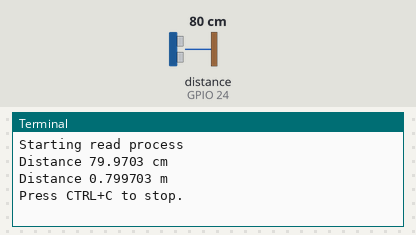
This program was run on a simulated Raspberry Pi (BCM pin numbers). Parts: the last lines printed to the terminal. The test bench sets the inputs (shaded band); at power-on: distance to the obstacle (sensor on GPIO 24) 80 cm. The echo pulse lasts 58.3 µs per cm; the clock reads 2024-03-15 10:24:30 at power-on unless the program sets it.

Above: at 1.2 s.
1.3 s: distance to the obstacle (sensor on GPIO 24) set to 2 cm
At 2.9 s:
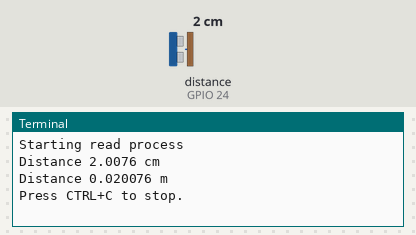
3.4 s: distance to the obstacle (sensor on GPIO 24) set to 4 cm
At 4.2 s:
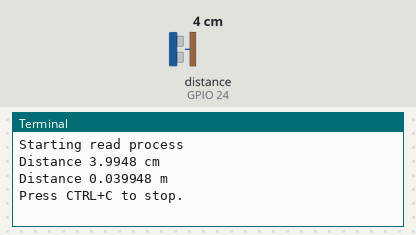
Timing chart, 0 to 6.4 s (numbered marks = the images above; inputs shaded):
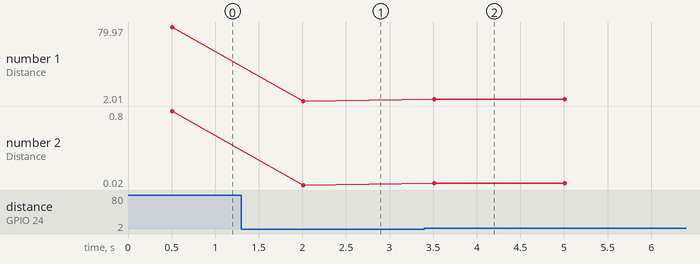

The program:

sonic_sensor.py
```python
import time
import RPi.GPIO as GPIO

# use BCM GPIO references instead of physical pin numbers.
GPIO.setmode(GPIO.BCM)
GPIO.setwarnings(False)

#Define GPIO to use on PI.
GPIO_TRIGGER = 23
GPIO_ECHO = 24


def init_pin():
    """
    initializes pins. Which pin is for in and which for out.
    sleeping for half a second after.
    """
    #print("Setting up.")
    # set pins as output and inputs.
    GPIO.setup(GPIO_TRIGGER, GPIO.OUT)
    GPIO.setup(GPIO_ECHO, GPIO.IN)

    # set trigger to False (low)
    GPIO.output(GPIO_TRIGGER, False)

    #print("Allowing it to settle")
    # Allow module to settle
    time.sleep(0.5)


def start():
    """
    Used to trigger the pin.
    sends the signal for i microcenter.
    turns the pin off.
    """
    print("Starting read process")
    # Send 10us pulse to trigger.
    GPIO.output(GPIO_TRIGGER, True)
    time.sleep(0.00001)
    GPIO.output(GPIO_TRIGGER, False)


def read_results():
    """
    Used to calcaulte the time it took for the sound to come back.
    when the pin is triggered it starts time.
    when the pin is no triggered it stops time.

    Returns: elapsed time : stop time - start time.
    """
    start = time.time()
    while GPIO.input(GPIO_ECHO) == 0:
        pass
    start = time.time()

    while GPIO.input(GPIO_ECHO) == 1:
        pass
    stop = time.time()
    # calculate pulse length.
    elapsed = stop - start
    return elapsed


def get_distance(elapsed):
    """
    using the constant for speed of sound at sea level.
    This speed is convered from m to cm.
    distance divided in half, since it has to reach the target and come
    back.

    :return: distance in cm.

    """
    # Distance pulse travelled in that time.
    # multiplied by the speed of sound (cm/s)
    distance = elapsed * 34300

    # distance is the for there and back. need to half it.
    distance = distance / 2
    distance = round(distance, 4)
    return distance

def convert_distance(distance):
    """
    This function is used to convert distance from cm to m.
    : distance : measurement in cm.
    : return : distance in meters.
    """
    distance = distance / 100
    return distance


def main():
    """
    Main method. used to execute the program.
    Creating an infinite loop to get a continued flow of
    reading.
    will stop when used pressed CTRL+C.
    Resets GPIO.

    """
    try:
        while True:

            init_pin()
            start()

            elapsed_time = read_results()
            distance = get_distance(elapsed_time)

            print 'Distance', distance, 'cm'
            meters = convert_distance(distance)
            print "Distance", meters, "m"

            print "Press CTRL+C to stop. \n"
            time.sleep(1)

    # press CTRL+C to exit.
    except KeyboardInterrupt:
        print "\nUser stopped measurement."
        # reste the GPIO settings .
        GPIO.cleanup()

if __name__ == '__main__':
    main()

"""
Resources:
    * For the inifite loop:
   https://tutorials-raspberrypi.com/raspberry-pi-ultrasonic-sensor-hc-sr04/
    * How to use the sensor:
    https://www.google.com/url?sa=i&source=images&cd=&cad=rja&uact=8&ved=2ahUKEwiBhsHSpY3gAhUQc98KHYPGAp8QjRx6BAgBEAU&url=https%3A%2F%2Fwww.youtube.com%2Fwatch%3Fv%3DeQBcgYyB1vk&psig=AOvVaw1TrRnDH6ukVcxJ-bRVRug6&ust=1548632878538339
    * Forum that helped answer GPIO question:
    https://www.raspberrypi.org/forums/viewtopic.php?t=185195
"""
```

Measured:
- after the input at 1.3 s, the terminal: prints a new line after 0.71 s (image 1)
- after the input at 3.4 s, the terminal: prints a new line after 0.11 s (image 2)
- plotted number 1: 79.97 → 2.01 after the input at 1.3 s, 2.01 → 3.99 after the input at 3.4 s
- plotted number 2: 0.8 → 0.02 after the input at 1.3 s, 0.02 → 0.04 after the input at 3.4 s
